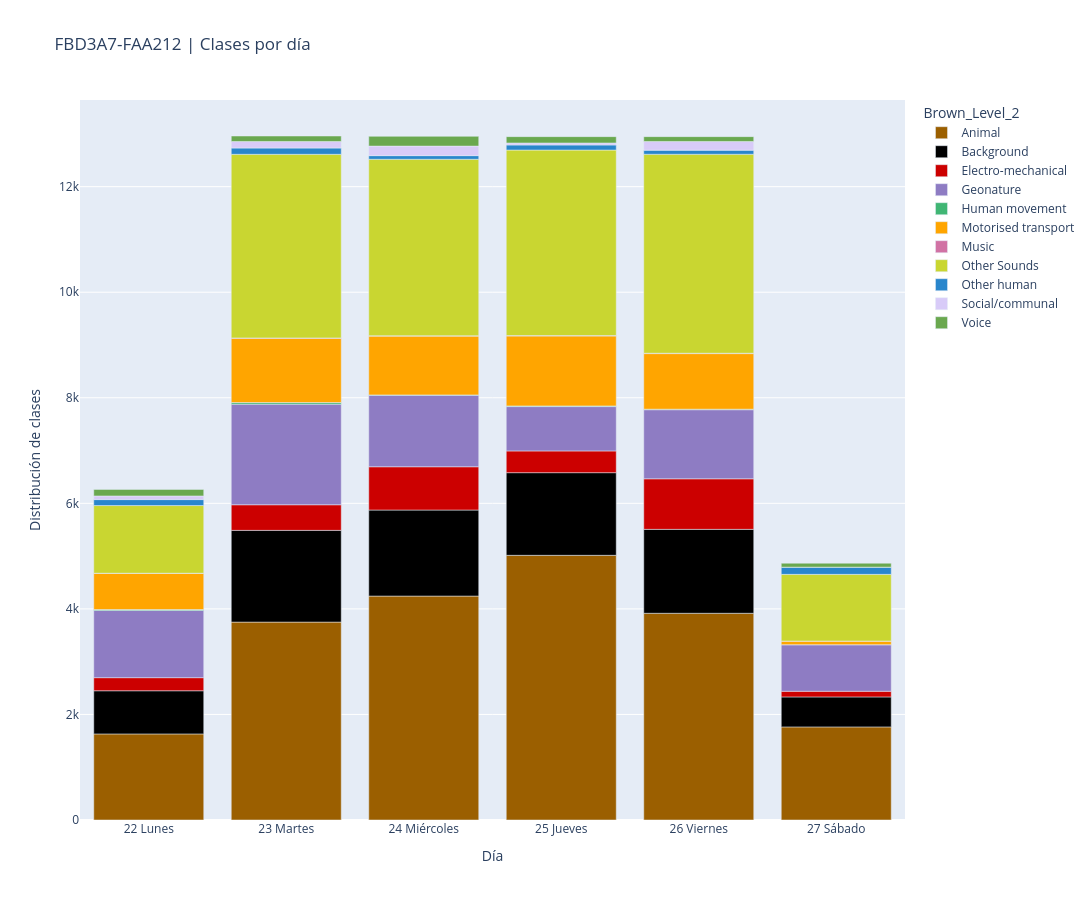

The notebook cell this image was saved under:
### Code cell
dfg = df_explode.groupby(['Brown_Level_2','Día']).count().reset_index()

fig = px.bar(
    dfg, 
    x='Día',
    y='Distribución de clases',
    color='Brown_Level_2',
    title=f'{title} | Clases por día',
    color_discrete_sequence=px.colors.qualitative.Alphabet, 
    color_discrete_map=COLLOR_PALLET,
    height=900,
    width=2000
)

fig.show()

# save plot
fig.write_image(f"{visualization_dir}/{title}_classes_per_day_{stable_version}.png")
print(f"Image was saved in {visualization_dir}/{title}_classes_per_day_{stable_version}.png")

### Figure 1 — Plotly figure (JSON) as saved in the notebook; plotly's stock layout.template omitted (floating-point values rounded to 4 significant figures)
{"data": [{"alignmentgroup": "True", "hovertemplate": "Brown_Level_2=Animal<br>Día=%{x}<br>Distribución de clases=%{y}<extra></extra>", "legendgroup": "Animal", "marker": {"color": "#9b5f00", "pattern": {"shape": ""}}, "name": "Animal", "offsetgroup": "Animal", "orientation": "v", "showlegend": true, "textposition": "auto", "type": "bar", "x": ["22 Lunes", "23 Martes", "24 Miércoles", "25 Jueves", "26 Viernes", "27 Sábado"], "xaxis": "x", "y": [1631, 3750, 4243, 5015, 3917, 1764], "yaxis": "y"}, {"alignmentgroup": "True", "hovertemplate": "Brown_Level_2=Background<br>Día=%{x}<br>Distribución de clases=%{y}<extra></extra>", "legendgroup": "Background", "marker": {"color": "#000000", "pattern": {"shape": ""}}, "name": "Background", "offsetgroup": "Background", "orientation": "v", "showlegend": true, "textposition": "auto", "type": "bar", "x": ["22 Lunes", "23 Martes", "24 Miércoles", "25 Jueves", "26 Viernes", "27 Sábado"], "xaxis": "x", "y": [818, 1738, 1630, 1566, 1590, 568], "yaxis": "y"}, {"alignmentgroup": "True", "hovertemplate": "Brown_Level_2=Electro-mechanical<br>Día=%{x}<br>Distribución de clases=%{y}<extra></extra>", "legendgroup": "Electro-mechanical", "marker": {"color": "#cc0000", "pattern": {"shape": ""}}, "name": "Electro-mechanical", "offsetgroup": "Electro-mechanical", "orientation": "v", "showlegend": true, "textposition": "auto", "type": "bar", "x": ["22 Lunes", "23 Martes", "24 Miércoles", "25 Jueves", "26 Viernes", "27 Sábado"], "xaxis": "x", "y": [248, 485, 820, 412, 958, 107], "yaxis": "y"}, {"alignmentgroup": "True", "hovertemplate": "Brown_Level_2=Geonature<br>Día=%{x}<br>Distribución de clases=%{y}<extra></extra>", "legendgroup": "Geonature", "marker": {"color": "#8e7cc3", "pattern": {"shape": ""}}, "name": "Geonature", "offsetgroup": "Geonature", "orientation": "v", "showlegend": true, "textposition": "auto", "type": "bar", "x": ["22 Lunes", "23 Martes", "24 Miércoles", "25 Jueves", "26 Viernes", "27 Sábado"], "xaxis": "x", "y": [1274, 1906, 1357, 840, 1309, 882], "yaxis": "y"}, {"alignmentgroup": "True", "hovertemplate": "Brown_Level_2=Human movement<br>Día=%{x}<br>Distribución de clases=%{y}<extra></extra>", "legendgroup": "Human movement", "marker": {"color": "#40b674", "pattern": {"shape": ""}}, "name": "Human movement", "offsetgroup": "Human movement", "orientation": "v", "showlegend": true, "textposition": "auto", "type": "bar", "x": ["22 Lunes", "23 Martes", "24 Miércoles", "25 Jueves", "26 Viernes", "27 Sábado"], "xaxis": "x", "y": [17, 31, 5, 13, 10, 1], "yaxis": "y"}, {"alignmentgroup": "True", "hovertemplate": "Brown_Level_2=Motorised transport<br>Día=%{x}<br>Distribución de clases=%{y}<extra></extra>", "legendgroup": "Motorised transport", "marker": {"color": "#ffa500", "pattern": {"shape": ""}}, "name": "Motorised transport", "offsetgroup": "Motorised transport", "orientation": "v", "showlegend": true, "textposition": "auto", "type": "bar", "x": ["22 Lunes", "23 Martes", "24 Miércoles", "25 Jueves", "26 Viernes", "27 Sábado"], "xaxis": "x", "y": [684, 1220, 1114, 1325, 1053, 68], "yaxis": "y"}, {"alignmentgroup": "True", "hovertemplate": "Brown_Level_2=Music<br>Día=%{x}<br>Distribución de clases=%{y}<extra></extra>", "legendgroup": "Music", "marker": {"color": "#d172a4", "pattern": {"shape": ""}}, "name": "Music", "offsetgroup": "Music", "orientation": "v", "showlegend": true, "textposition": "auto", "type": "bar", "x": ["22 Lunes", "23 Martes", "24 Miércoles", "25 Jueves", "26 Viernes", "27 Sábado"], "xaxis": "x", "y": [4, 4, 7, 9, 7, 1], "yaxis": "y"}, {"alignmentgroup": "True", "hovertemplate": "Brown_Level_2=Other Sounds<br>Día=%{x}<br>Distribución de clases=%{y}<extra></extra>", "legendgroup": "Other Sounds", "marker": {"color": "#c9d631", "pattern": {"shape": ""}}, "name": "Other Sounds", "offsetgroup": "Other Sounds", "orientation": "v", "showlegend": true, "textposition": "auto", "type": "bar", "x": ["22 Lunes", "23 Martes", "24 Miércoles", "25 Jueves", "26 Viernes", "27 Sábado"], "xaxis": "x", "y": [1282, 3479, 3343, 3514, 3770, 1263], "yaxis": "y"}, {"alignmentgroup": "True", "hovertemplate": "Brown_Level_2=Other human<br>Día=%{x}<br>Distribución de clases=%{y}<extra></extra>", "legendgroup": "Other human", "marker": {"color": "#2986cc", "pattern": {"shape": ""}}, "name": "Other human", "offsetgroup": "Other human", "orientation": "v", "showlegend": true, "textposition": "auto", "type": "bar", "x": ["22 Lunes", "23 Martes", "24 Miércoles", "25 Jueves", "26 Viernes", "27 Sábado"], "xaxis": "x", "y": [113, 119, 69, 96, 77, 137], "yaxis": "y"}, {"alignmentgroup": "True", "hovertemplate": "Brown_Level_2=Social/communal<br>Día=%{x}<br>Distribución de clases=%{y}<extra></extra>", "legendgroup": "Social/communal", "marker": {"color": "#d8cbf8", "pattern": {"shape": ""}}, "name": "Social/communal", "offsetgroup": "Social/communal", "orientation": "v", "showlegend": true, "textposition": "auto", "type": "bar", "x": ["22 Lunes", "23 Martes", "24 Miércoles", "25 Jueves", "26 Viernes", "27 Sábado"], "xaxis": "x", "y": [69, 124, 181, 38, 165, 0], "yaxis": "y"}, {"alignmentgroup": "True", "hovertemplate": "Brown_Level_2=Voice<br>Día=%{x}<br>Distribución de clases=%{y}<extra></extra>", "legendgroup": "Voice", "marker": {"color": "#6aa84f", "pattern": {"shape": ""}}, "name": "Voice", "offsetgroup": "Voice", "orientation": "v", "showlegend": true, "textposition": "auto", "type": "bar", "x": ["22 Lunes", "23 Martes", "24 Miércoles", "25 Jueves", "26 Viernes", "27 Sábado"], "xaxis": "x", "y": [124, 104, 185, 120, 92, 75], "yaxis": "y"}], "layout": {"barmode": "relative", "height": 900, "legend": {"title": {"text": "Brown_Level_2"}, "tracegroupgap": 0}, "title": {"text": "FBD3A7-FAA212 | Clases por día"}, "width": 2000, "xaxis": {"anchor": "y", "domain": [0, 1], "title": {"text": "Día"}}, "yaxis": {"anchor": "x", "domain": [0, 1], "title": {"text": "Distribución de clases"}}}}
